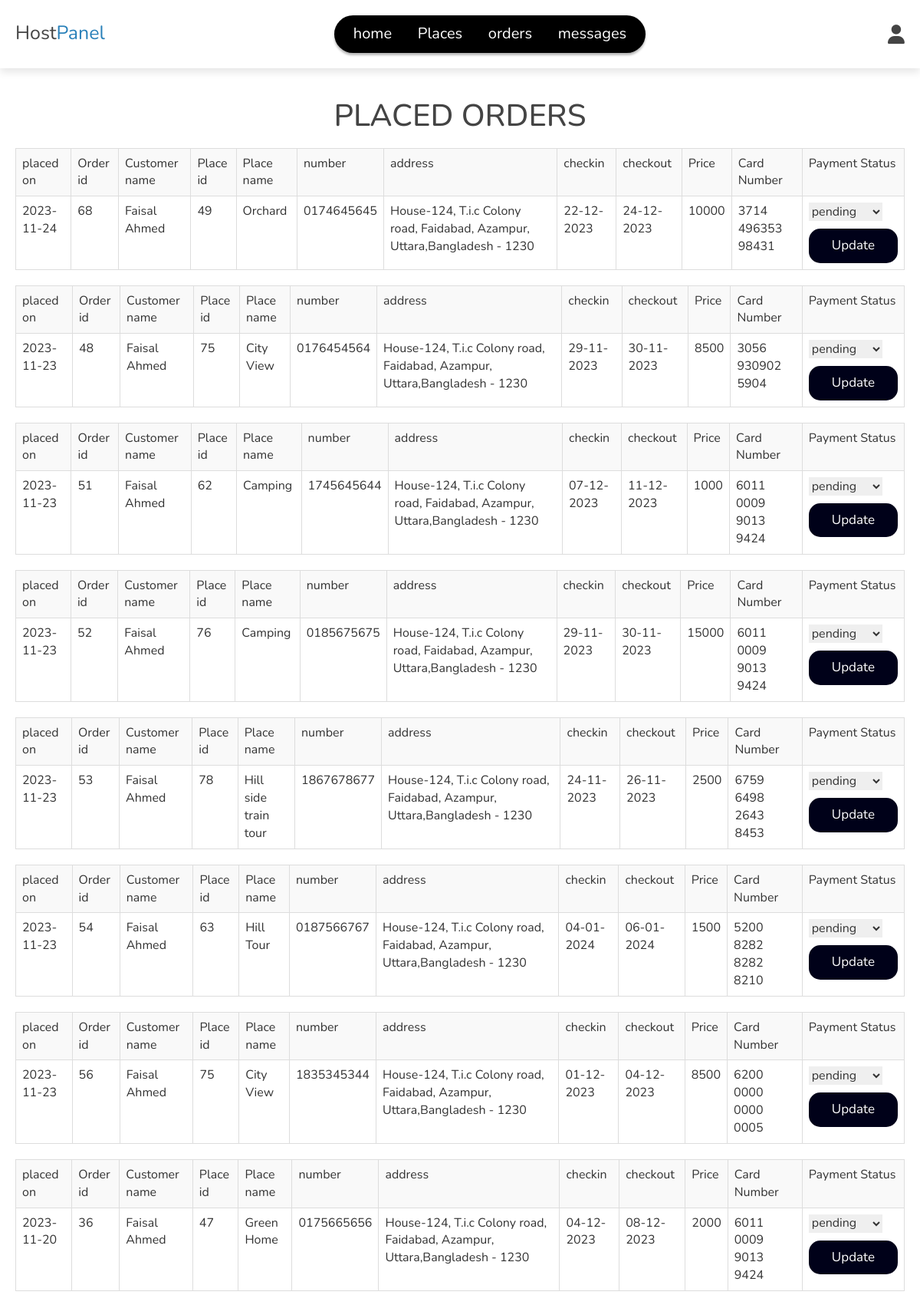
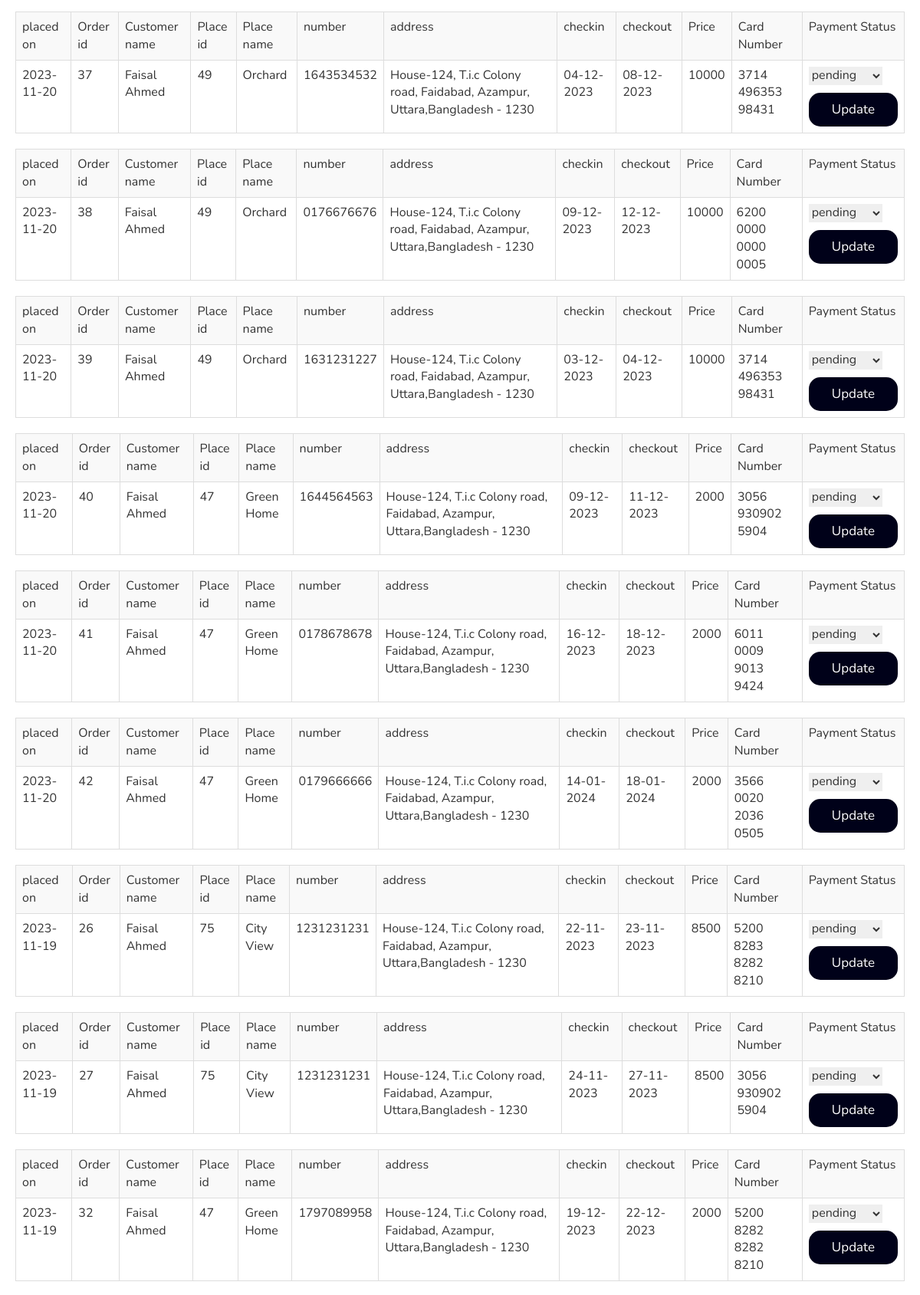
The app's page /seller/placed_orders.php (signed in, upper part) with its own data (2 pictures, top to bottom).
### tables this page shows
CREATE TABLE `orders` (
  `id` int(100) NOT NULL,
  `user_id` int(100) DEFAULT NULL,
  `name` varchar(20) DEFAULT NULL,
  `number` varchar(10) DEFAULT NULL,
  `email` varchar(50) DEFAULT NULL,
  `method` varchar(50) DEFAULT NULL,
  `address` varchar(500) DEFAULT NULL,
  `pid` int(11) DEFAULT NULL,
  `place_name` text DEFAULT NULL,
  `total_price` int(100) DEFAULT NULL,
  `placed_on` date NOT NULL DEFAULT current_timestamp(),
  `payment_status` varchar(20) NOT NULL DEFAULT 'pending',
  `seller_id` text DEFAULT NULL,
  `checkin` text DEFAULT NULL,
  `checkout` text DEFAULT NULL,
  `payment_name` text DEFAULT NULL,
  `cardnumber` text DEFAULT NULL,
  `p_address` text DEFAULT NULL
);

### seller/placed_orders.php (the view, shortened to what this page needs)
<?php
include '../components/connect.php';
$seller_id = $_SESSION['seller_id'];
?>
<!DOCTYPE html>
<html lang="en">
<head>
   <link rel="stylesheet" href="https://cdnjs.cloudflare.com/ajax/libs/font-awesome/6.1.1/css/all.min.css">
   <link rel="stylesheet" href="../css/seller_style.css">
</head>
<body>
<?php include '../components/seller_header.php'; ?>
<section class="orders">
<h1 class="heading">placed orders</h1>
<div class="box-containers">
   <?php
      $select_orders = $conn->prepare("SELECT * FROM `orders` Where seller_id=? order by placed_on DESC " );
      $select_orders->execute([$seller_id]);
      if($select_orders->rowCount() > 0){
         while($fetch_orders = $select_orders->fetch(PDO::FETCH_ASSOC)){
   ?>
   <div class="boxs">
   <table class="table table-bordered table-striped">
      <tr>
      <td>placed on</td>
      <td>Order id</td>
      <td>Customer name</td>
      <td>Place id</td>
      <td>Place name </td>
      <td>number</td>
      <td>address</td>
      <td>checkin</td>
      <td>checkout</td>
      <td>Price</td>
      <td>Card Number</td>
      <td>Payment Status</td>
      </tr>
      <tr>
         <td><?= $fetch_orders['placed_on']; ?></td>
         <td><?= $fetch_orders['id']; ?></td>
         <td><?= $fetch_orders['name']; ?></td>
         <td><?= $fetch_orders['pid']; ?></td>
         <td><?= $fetch_orders['place_name']; ?></td>
         <td><?= $fetch_orders['number']; ?></td>
         <td><?= $fetch_orders['address']; ?></td>
         <td><?= $fetch_orders['checkin']; ?></td>
         <td><?= $fetch_orders['checkout']; ?></td>
         <td><?= $fetch_orders['total_price']; ?></td>
         <td><?= $fetch_orders['cardnumber']; ?></td>
         <td><form action="" method="post">
         <select name="payment_status" class="select">
            <option selected disabled><?= $fetch_orders['payment_status']; ?></option>
         </select>
        <div class="flex-btn">
         <input type="submit" value="update" class="option-btn" name="update_payment">
        </div>
      </form></td>
   </tr>
 </table>
   </div>
   <?php
         }
      }else{
         echo '<p class="empty">no orders placed yet!</p>';
      }
   ?>
</div>
</section>
<link rel="stylesheet" href="//code.jquery.com/ui/1.12.1/themes/base/jquery-ui.css">
<link rel="stylesheet" href="https://maxcdn.bootstrapcdn.com/bootstrap/3.3.7/css/bootstrap.min.css">
</body>
</html>

### css/seller_style.css (style rules this page uses)
* { margin: 0; padding: 0; box-sizing: border-box; font-family: "Poppins", sans-serif; --color-background: #000119; --stroke-width: calc(1em / 16); --font-size: 30vmin; --font-weight: 700; --letter-spacing: calc(1em / 8); }
:root { --main-color: #2980b9; --orange: #f39c12; --red: #e74c3c; --black: #444; --white: #fff; --light-color: #777; --light-bg: #f5f5f5; --border: 0.2rem solid var(--black); --box-shadow: 0 0.5rem 1rem rgba(0, 0, 0, 0.1); }
* { font-family: "Nunito", sans-serif; margin: 0; padding: 0; box-sizing: border-box; outline: none; border: none; text-decoration: none; }
html { font-size: 62.5%; overflow-x: hidden; }
body { background-color: var(--light-bg); }
section { padding: 2rem; max-width: 1200px; margin: 0 auto; }
.heading { font-size: 4rem; color: var(--black); margin-bottom: 2rem; text-align: center; text-transform: uppercase; }
.btn, .delete-btn, .option-btn { display: block; width: 100%; margin-top: 1rem; border-radius: 1.5rem; padding: 1rem 3rem; font-size: 1.7rem; text-transform: capitalize; color: white; cursor: pointer; text-align: center; background-color: var(--color-background); box-shadow: 0px 0px 0px 0px #FFFFFF, 0px 0px 0px 0px #000000; transition: all 0.3s cubic-bezier(0.15, 0.83, 0.66, 1); }
.option-btn { background-color: var(--color-background); color: white; }
.flex-btn { display: flex; gap: 1rem; }

### records on screen
orders: placed_on "2023-11-24", id "68", name "Faisal Ahmed", pid "49", place_name "Orchard", number "0174645645", address "House-124, T.i.c Colony road, Faidabad, Azampur, Uttara,Bangladesh - 1230", checkin "22-12-2023", checkout "24-12-2023", total_price "10000", cardnumber "3714 496353 98431", payment_status "pending"
orders: placed_on "2023-11-23", id "48", name "Faisal Ahmed", pid "75", place_name "City View", number "0176454564", address "House-124, T.i.c Colony road, Faidabad, Azampur, Uttara,Bangladesh - 1230", checkin "29-11-2023", checkout "30-11-2023", total_price "8500", cardnumber "3056 930902 5904", payment_status "pending"
orders: placed_on "2023-11-23", id "51", name "Faisal Ahmed", pid "62", place_name "Camping", number "1745645644", address "House-124, T.i.c Colony road, Faidabad, Azampur, Uttara,Bangladesh - 1230", checkin "07-12-2023", checkout "11-12-2023", total_price "1000", cardnumber "6011 0009 9013 9424", payment_status "pending"
orders: placed_on "2023-11-23", id "52", name "Faisal Ahmed", pid "76", place_name "Camping", number "0185675675", address "House-124, T.i.c Colony road, Faidabad, Azampur, Uttara,Bangladesh - 1230", checkin "29-11-2023", checkout "30-11-2023", total_price "15000", cardnumber "6011 0009 9013 9424", payment_status "pending"
orders: placed_on "2023-11-23", id "53", name "Faisal Ahmed", pid "78", place_name "Hill side train tour", number "1867678677", address "House-124, T.i.c Colony road, Faidabad, Azampur, Uttara,Bangladesh - 1230", checkin "24-11-2023", checkout "26-11-2023", total_price "2500", cardnumber "6759 6498 2643 8453", payment_status "pending"
orders: placed_on "2023-11-23", id "54", name "Faisal Ahmed", pid "63", place_name "Hill Tour", number "0187566767", address "House-124, T.i.c Colony road, Faidabad, Azampur, Uttara,Bangladesh - 1230", checkin "04-01-2024", checkout "06-01-2024", total_price "1500", cardnumber "5200 8282 8282 8210", payment_status "pending"
orders: placed_on "2023-11-23", id "56", name "Faisal Ahmed", pid "75", place_name "City View", number "1835345344", address "House-124, T.i.c Colony road, Faidabad, Azampur, Uttara,Bangladesh - 1230", checkin "01-12-2023", checkout "04-12-2023", total_price "8500", cardnumber "6200 0000 0000 0005", payment_status "pending"
orders: placed_on "2023-11-20", id "36", name "Faisal Ahmed", pid "47", place_name "Green Home", number "0175665656", address "House-124, T.i.c Colony road, Faidabad, Azampur, Uttara,Bangladesh - 1230", checkin "04-12-2023", checkout "08-12-2023", total_price "2000", cardnumber "6011 0009 9013 9424", payment_status "pending"
orders: placed_on "2023-11-20", id "37", name "Faisal Ahmed", pid "49", place_name "Orchard", number "1643534532", address "House-124, T.i.c Colony road, Faidabad, Azampur, Uttara,Bangladesh - 1230", checkin "04-12-2023", checkout "08-12-2023", total_price "10000", cardnumber "3714 496353 98431", payment_status "pending"
orders: placed_on "2023-11-20", id "38", name "Faisal Ahmed", pid "49", place_name "Orchard", number "0176676676", address "House-124, T.i.c Colony road, Faidabad, Azampur, Uttara,Bangladesh - 1230", checkin "09-12-2023", checkout "12-12-2023", total_price "10000", cardnumber "6200 0000 0000 0005", payment_status "pending"
orders: placed_on "2023-11-20", id "39", name "Faisal Ahmed", pid "49", place_name "Orchard", number "1631231227", address "House-124, T.i.c Colony road, Faidabad, Azampur, Uttara,Bangladesh - 1230", checkin "03-12-2023", checkout "04-12-2023", total_price "10000", cardnumber "3714 496353 98431", payment_status "pending"
orders: placed_on "2023-11-20", id "40", name "Faisal Ahmed", pid "47", place_name "Green Home", number "1644564563", address "House-124, T.i.c Colony road, Faidabad, Azampur, Uttara,Bangladesh - 1230", checkin "09-12-2023", checkout "11-12-2023", total_price "2000", cardnumber "3056 930902 5904", payment_status "pending"
orders: placed_on "2023-11-20", id "41", name "Faisal Ahmed", pid "47", place_name "Green Home", number "0178678678", address "House-124, T.i.c Colony road, Faidabad, Azampur, Uttara,Bangladesh - 1230", checkin "16-12-2023", checkout "18-12-2023", total_price "2000", cardnumber "6011 0009 9013 9424", payment_status "pending"
orders: placed_on "2023-11-20", id "42", name "Faisal Ahmed", pid "47", place_name "Green Home", number "0179666666", address "House-124, T.i.c Colony road, Faidabad, Azampur, Uttara,Bangladesh - 1230", checkin "14-01-2024", checkout "18-01-2024", total_price "2000", cardnumber "3566 0020 2036 0505", payment_status "pending"
orders: placed_on "2023-11-19", id "26", name "Faisal Ahmed", pid "75", place_name "City View", number "1231231231", address "House-124, T.i.c Colony road, Faidabad, Azampur, Uttara,Bangladesh - 1230", checkin "22-11-2023", checkout "23-11-2023", total_price "8500", cardnumber "5200 8283 8282 8210", payment_status "pending"
orders: placed_on "2023-11-19", id "27", name "Faisal Ahmed", pid "75", place_name "City View", number "1231231231", address "House-124, T.i.c Colony road, Faidabad, Azampur, Uttara,Bangladesh - 1230", checkin "24-11-2023", checkout "27-11-2023", total_price "8500", cardnumber "3056 930902 5904", payment_status "pending"
orders: placed_on "2023-11-19", id "32", name "Faisal Ahmed", pid "47", place_name "Green Home", number "1797089958", address "House-124, T.i.c Colony road, Faidabad, Azampur, Uttara,Bangladesh - 1230", checkin "19-12-2023", checkout "22-12-2023", total_price "2000", cardnumber "5200 8282 8282 8210", payment_status "pending"
